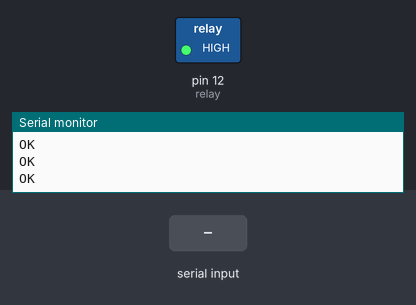
Bench run of a sketch on a simulated Arduino Uno, built with avr-gcc and run on an emulated ATmega328P. On the bench: switched loads named in the sketch (green lamp = pin HIGH), the last lines printed to the serial monitor. Inputs (shaded band) come from the test bench. The modem accepts every AT command (registered, SIM ready, sends succeed) and sends nothing else.

Above: at 6.5 s.
6.6 s: "ON" received over the second serial link
At 8.2 s:
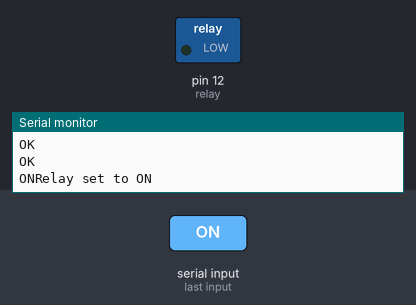
9.1 s: "OFF" received over the second serial link
At 11.4 s:
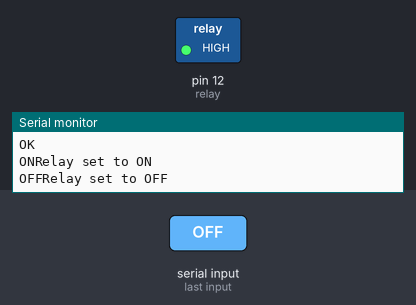
Timing chart, 0 to 12.9 s (numbered marks = the images above; inputs shaded):
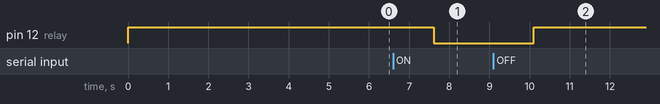

The sketch:

Send-receive_sms.ino
```cpp
// Include Software Serial library to communicate with GSM
#include <SoftwareSerial.h>

// Configure software serial port
SoftwareSerial SIM900(3, 2); //RX&TX

// Variable to store text message
String textMessage;

// Create a variable to store Lamp state
String lampState = "HIGH";

// Relay connected to pin 12
const int relay = 12;

void setup() {

  // Set relay as OUTPUT
  pinMode(relay, OUTPUT);

  // By default the relay is off
  digitalWrite(relay, HIGH);

  // Initializing serial commmunication
  Serial.begin(115200);
  SIM900.begin(115200);

  // Give time to your GSM shield log on to network
  delay(5000);
  Serial.println("SIM800L start...");
 /*
  SIM900.println("AT"); //Handshaking with SIM900
  delay(100);
  SIM900.println("AT+CSQ"); //Signal quality test, value range is 0-31 , 31 is the best
  delay(100);
  SIM900.println("AT+CCID"); //Read SIM information to confirm whether the SIM is plugged
  delay(100);
 SIM900.println("AT+CREG?"); //Check whether it has registered in the network
  delay(100);
*/
  // AT command to set SIM900 to SMS mode
  SIM900.println("AT"); //Handshaking with SIM900
  delay(100);
  SIM900.println("AT+CMGF=1");
  delay(100);
  // Set module to send SMS data to serial out upon receipt
  SIM900.println("AT+CNMI=2,2,0,0,0");
  delay(100);
}

void loop(){
  if(SIM900.available()>0){
    textMessage = SIM900.readString();
    Serial.print(textMessage);
    delay(10);
  }
  if(textMessage.indexOf("ON")>=0){
    // Turn on relay and save current state
    digitalWrite(relay, LOW);
    lampState = "on";
    Serial.println("Relay set to ON");
    textMessage = "";
  }
  if(textMessage.indexOf("OFF")>=0){
    // Turn off relay and save current state
    digitalWrite(relay, HIGH);
    lampState = "off";
    Serial.println("Relay set to OFF");
    textMessage = "";
  }
  if(textMessage.indexOf("STATE")>=0){
    String message = "Lamp is " + lampState;
    sendSMS(message);
    Serial.println("Lamp state resquest");
    textMessage = "";
  }
}

// Function that sends SMS
void sendSMS(String message){
  // AT command to set SIM900 to SMS mode
  SIM900.println("AT+CMGF=1");
  delay(100);

  // REPLACE THE X's WITH THE RECIPIENT'S MOBILE NUMBER
  // USE INTERNATIONAL FORMAT CODE FOR MOBILE NUMBERS
  SIM900.println("AT+CMGS=\"+84868475996\"");
  delay(100);
  // Send the SMS
  SIM900.println(message);
  delay(100);

  // End AT command with a ^Z, ASCII code 26
  SIM900.write(26);
  delay(100);
  SIM900.println();
  // Give module time to send SMS
  delay(5000);
}
```

Measured:
- after the input at 6.6 s, pin 12 (relay): HIGH → LOW after 1.0 s
- after the input at 9.1 s, pin 12 (relay): LOW → HIGH after 1.0 s
